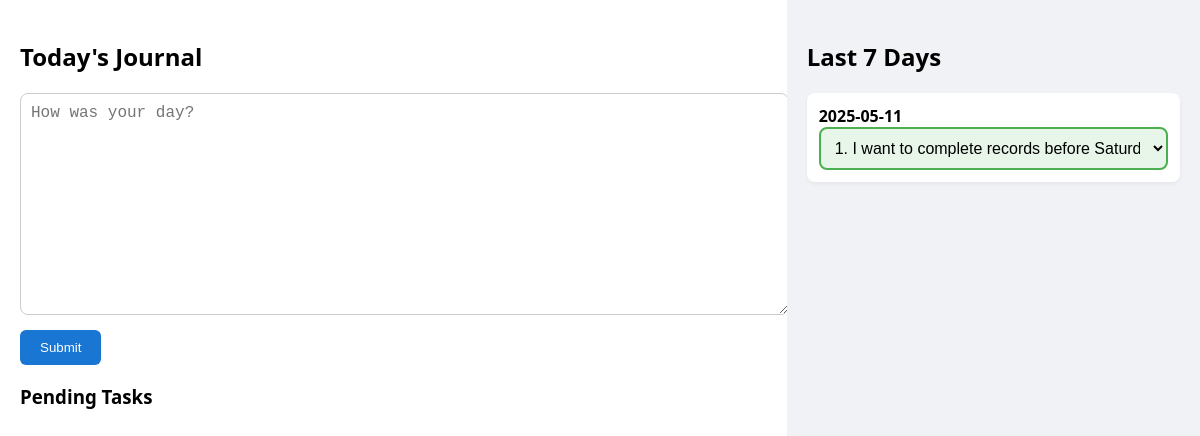
Before: / with the older database file.
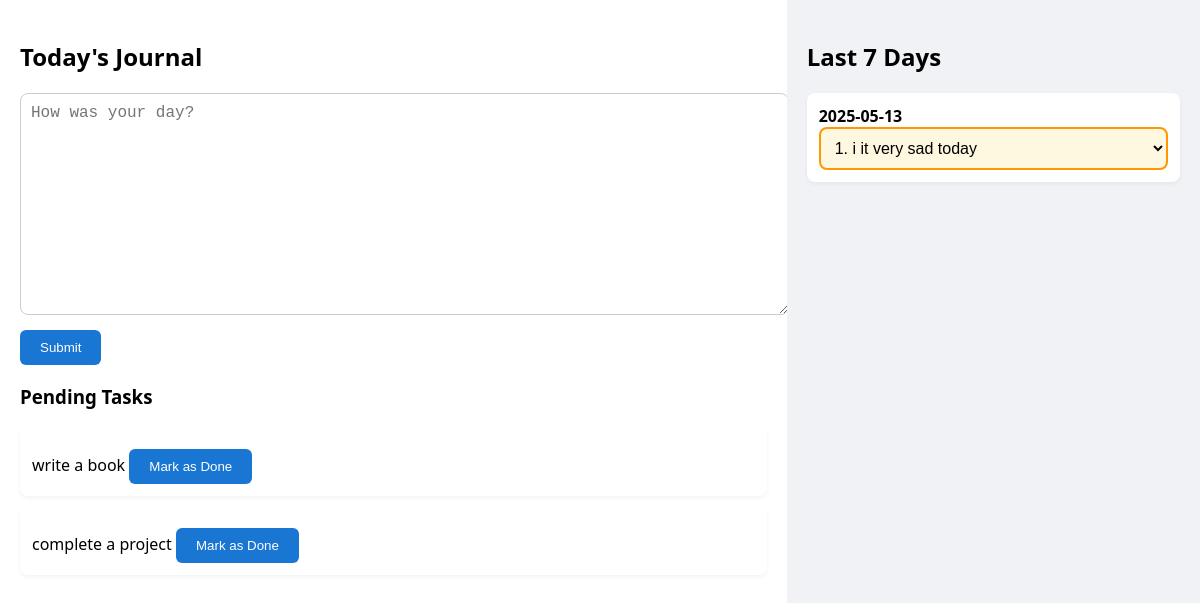
After: the same page with the newer database file.
### tables this page shows
CREATE TABLE entries (
            id INTEGER PRIMARY KEY AUTOINCREMENT,
            date TEXT,
            text TEXT,
            mood TEXT,
            productivity REAL
        );

CREATE TABLE tasks (
            id INTEGER PRIMARY KEY AUTOINCREMENT,
            entry_id INTEGER,
            task_text TEXT,
            status TEXT DEFAULT 'pending',
            FOREIGN KEY(entry_id) REFERENCES entries(id)
        );

### app.py (the view)
@app.route("/", methods=["GET"])
def index():
    conn = sqlite3.connect('database/journal.db')
    c = conn.cursor()
    c.execute("SELECT date, text, mood, productivity FROM entries ORDER BY date ASC")
    raw_entries = c.fetchall()
    c.execute("SELECT id, task_text FROM tasks WHERE status = 'pending'")
    pending_tasks = c.fetchall()
    conn.close()
    grouped = defaultdict(list)
    for entry in raw_entries:
        grouped[entry[0]].append(entry)
    entries_by_day = []
    mood_score_map = {"negative": -1, "neutral": 0, "positive": 1}
    for date, items in grouped.items():
        moods = [e[2] for e in items]
        prod_scores = [e[3] for e in items]
        mood_numeric = [mood_score_map.get(m, 0) for m in moods]
        avg_mood_score = sum(mood_numeric) / len(mood_numeric)
        avg_prod_score = sum(prod_scores) / len(prod_scores)
        numbered_entries = list(enumerate(items, start=1))
        entries_by_day.append({
            "date": date,
            "avg_mood_score": round(avg_mood_score, 2),
            "avg_productivity": round(avg_prod_score, 2),
            "entries": numbered_entries
        })
    entries_by_day.sort(key=lambda x: x["date"])
    return render_template("index.html", entries_by_day=entries_by_day, pending_tasks=pending_tasks)

### templates/index.html (shortened to what this page needs)
<!DOCTYPE html>
<html lang="en">
<head>
</head>
<body>
<div class="left-panel">
    <h2>Today's Journal</h2>
    <form id="journalForm">
        <textarea name="journal" id="journalInput" placeholder="How was your day?" aria-label="Journal Entry"></textarea>
        <br>
        <button type="submit">Submit</button>
    </form>
    <h3>Pending Tasks</h3>
    <ul id="tasksList">
        {% for task in pending_tasks %}
        <li>
            {{ task[1] }}
            <form action="/complete_task/{{ task[0] }}" method="post" class="task-form">
                <button type="submit">Mark as Done</button>
            </form>
        </li>
        {% endfor %}
    </ul>
</div>
<div class="right-panel">
    <h2>Last 7 Days</h2>
    <ul id="entriesList">
    {% for day in entries_by_day %}
    <li>
        <strong>{{ day.date }}</strong>
        <select class="
            {% if day.avg_mood_score > 0.2 %}
                select-positive
            {% elif day.avg_mood_score < -0.2 %}
                select-negative
            {% else %}
                select-neutral
            {% endif %}
        ">
            {% for index, entry in day.entries %}
                <option>{{ index }}. {{ entry[1] }}</option>
            {% endfor %}
        </select>
    </li>
    {% endfor %}
</ul>
</div>
</body>
</html>

### templates/index.html (style rules this page uses)
body { font-family: 'Segoe UI', sans-serif; background-color: #f5f7fa; display: flex; height: 100vh; margin: 0; }
.left-panel, .right-panel { padding: 20px; overflow-y: auto; }
.left-panel { flex: 2; background-color: #ffffff; box-shadow: 2px 0 5px rgba(0,0,0,0.1); }
.right-panel { flex: 1; background-color: #f0f2f5; }
.select-neutral { border: 2px solid #ff9800; background-color: #fff8e1; }
textarea { width: 100%; height: 200px; padding: 10px; font-size: 16px; border-radius: 8px; border: 1px solid #ccc; }
button { margin-top: 10px; padding: 10px 20px; background-color: #1976d2; color: white; border: none; border-radius: 6px; cursor: pointer; }
ul { list-style: none; padding: 0; }
li { background-color: #ffffff; padding: 12px; margin-bottom: 10px; border-radius: 8px; box-shadow: 0 2px 4px rgba(0,0,0,0.05); }
select { width: 100%; padding: 10px; border-radius: 8px; border: 1px solid #ccc; background-color: #f0f2f5; font-size: 16px; }
.task-form { display: inline; }

Changed rows visible on the page:
removed entries: date "2025-05-11"
added tasks: task_text "write a book"
added tasks: task_text "complete a project"
added entries: date "2025-05-13"
